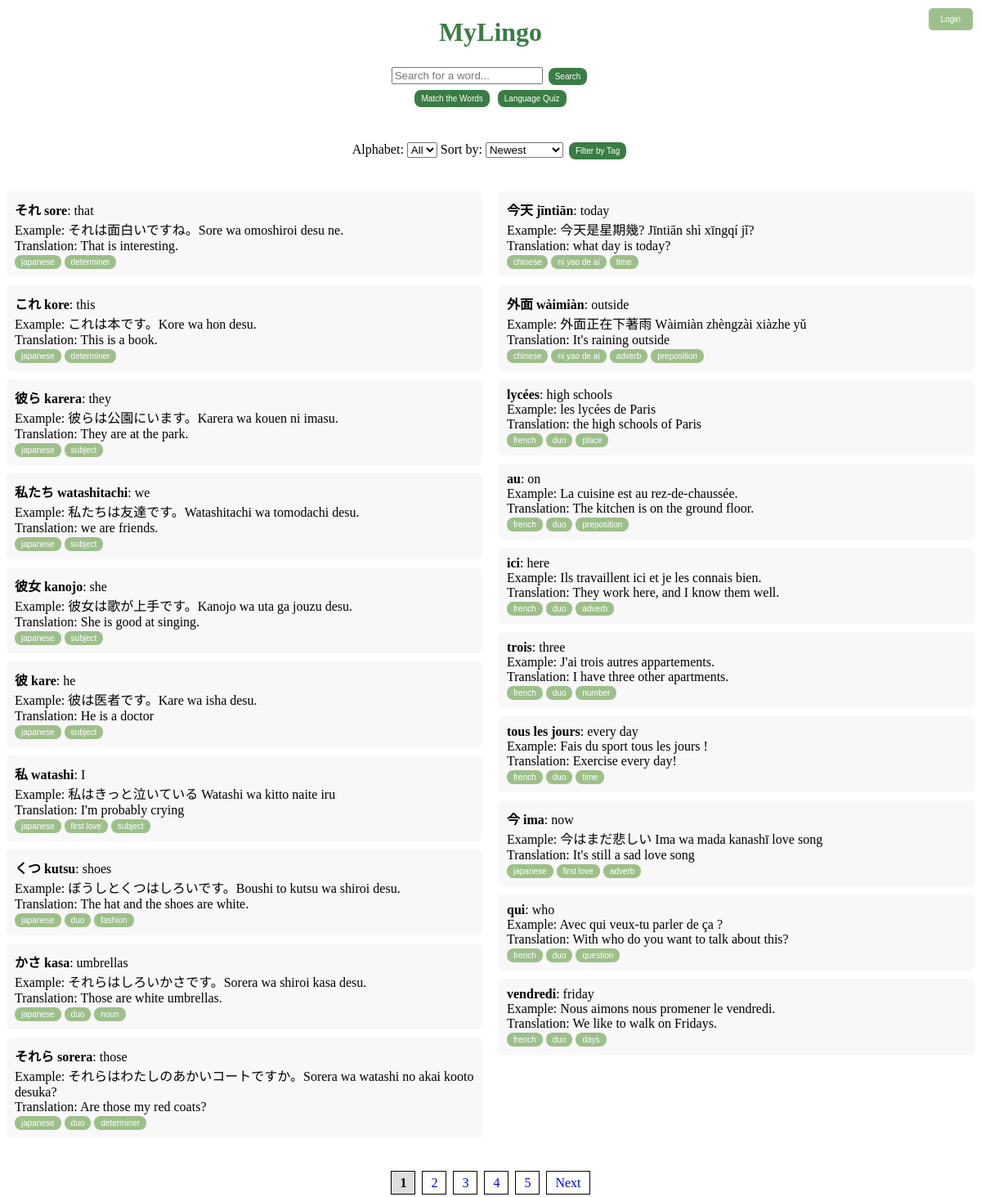
The page / on the database its author committed.
### tables this page shows
CREATE TABLE vocabulary (
                    id INTEGER PRIMARY KEY AUTOINCREMENT,
                    word TEXT NOT NULL,
                    meaning TEXT,
                    example TEXT,
                    translation TEXT,
                    tags TEXT);

### app.py (the view)
@app.route('/')
def index():
    db = get_db()
    cursor = db.cursor()
    selected_alphabet = request.args.get("alphabet", "")
    selected_tags = request.args.getlist("tags")
    selected_sort = request.args.get("sort", "newest")
    page = int(request.args.get("page", 1))  # Default to page 1
    words_per_page = 20  # Limit words per page
    query = "SELECT * FROM vocabulary"
    conditions = []
    if selected_alphabet:
        conditions.append(f"word LIKE '{selected_alphabet}%'")
    if selected_tags:
        tag_conditions = " AND ".join(f"tags LIKE '%{tag}%'" for tag in selected_tags)
        conditions.append(f"({tag_conditions})")
    if conditions:
        query += " WHERE " + " AND ".join(conditions)
    if selected_sort == "oldest":
        query += " ORDER BY id ASC"
    elif selected_sort == "alphabet":
        query += " ORDER BY word ASC"
    else:  # Default: newest
        query += " ORDER BY id DESC"
    cursor.execute(query)
    total_words = len(cursor.fetchall())
    offset = (page - 1) * words_per_page
    query += f" LIMIT {words_per_page} OFFSET {offset}"
    cursor.execute(query)
    words = cursor.fetchall()
    total_pages = math.ceil(total_words / words_per_page)
    cursor.execute("SELECT tags FROM vocabulary")
    all_tags = cursor.fetchall()
    tag_count = {}  # Dictionary to store tag counts
    tag_set = set()
    for row in all_tags:
        if row["tags"]:
            tag_list = [tag.strip() for tag in row["tags"].split(",") if tag.strip()]
            for tag in tag_list:
                tag_set.add(tag)
                tag_count[tag] = tag_count.get(tag, 0) + 1  # Count occurrences
    db.close()
    return render_template(
        'index.html',
        words=words,
        tags=sorted(tag_set),  # ✅ Ensure tag_set is defined
        tag_count=tag_count,
        selected_alphabet=selected_alphabet,
        selected_tags=selected_tags,
        selected_sort=selected_sort,
        page=page,  # ✅ Fixed missing comma
        total_pages=total_pages
    )

### app.py (called while the page is built)
def get_db():
    conn = sqlite3.connect("database.db")
    conn.row_factory = sqlite3.Row  # Enables dictionary-like access
    return conn

### templates/index.html (shortened to what this page needs)
<!DOCTYPE html>
<html>
<head>
    <link rel="stylesheet" href="{{ url_for('static', filename='style.css') }}">
</head>
<body>
    <h1><a href="{{ url_for('index') }}" style="text-decoration: none; color: inherit;">MyLingo</a></h1>
    <div id="login-container">
        {% if current_user.is_authenticated %}
            <p>Welcome, {{ current_user.username }}!</p>
            <a href="{{ url_for('logout') }}"><button id="logout-btn">Logout</button></a>
        {% else %}
            <button id="login-button">Login</button>
        {% endif %}
    </div>
    <form action="/search" method="get">
        <input type="text" name="query" placeholder="Search for a word..." required>
        <button type="submit" class="main-btn">Search</button>
    </form>
    <div class="center-container">
        <a href="{{ url_for('game') }}">
            <button class="main-btn">Match the Words</button></a>
        <a href="{{ url_for('quiz') }}">
            <button class="main-btn">Language Quiz</button>
        </a>
    </div>
    <form method="GET" action="/" style="margin-bottom: 20px;">
        <label for="alphabet-filter">Alphabet:</label>
        <select name="alphabet" id="alphabet-filter" onchange="this.form.submit()">
            <option value="">All</option>
        </select>
        <label for="sort-filter">Sort by:</label>
        <select name="sort" id="sort-filter" onchange="this.form.submit()">
            <option value="newest" {% if selected_sort == "newest" %}selected{% endif %}>Newest</option>
        </select>
        <button class="main-btn" id="filterButton" type="button">Filter by Tag</button>
    </form>
    <div class="word-container">
        <ul class="word-list">
            {% for word in words[:10] %}
                <li class="word-item">
                    <strong>{{ word["word"] }}</strong>: {{ word["meaning"] }}
                    <br> Example: {{ word["example"] }}
                    <br> Translation: {{ word["translation"] }}
                    <br>
                    {% if word['tags'] %}
                        {% for tag in word['tags'].split(',') %}
                            <a href="?page=1&tag={{ tag.strip() }}&alphabet={{ selected_alphabet }}&sort={{ selected_sort }}">
                                <button class="tag-btn tag tag.selected">{{ tag.strip() }}</button></a>
                        {% endfor %}
                    {% endif %}
                </li>
            {% endfor %}
        </ul>
        <ul class="word-list">
            {% for word in words[10:20] %}
                <li class="word-item">
                    <strong>{{ word["word"] }}</strong>: {{ word["meaning"] }}
                    <br> Example: {{ word["example"] }}
                    <br> Translation: {{ word["translation"] }}
                    <br>
                    {% if word['tags'] %}
                        {% for tag in word['tags'].split(',') %}
                            <a href="/filter?tag={{ tag.strip() }}">
                                <button class="tag-btn tag tag.selected">{{ tag.strip() }}</button></a>
                        {% endfor %}
                    {% endif %}
                </li>
            {% endfor %}
        </ul>
    </div>
    <div class="pagination">
        {% for p in range(1, total_pages + 1) %}
            {% if p == page %}
                <a class="active">{{ p }}</a>
            {% else %}
                <a href="?page={{ p }}&alphabet={{ selected_alphabet }}&tag={{ selected_tag }}&sort={{ selected_sort }}">{{ p }}</a>
            {% endif %}
        {% endfor %}
        {% if page < total_pages %}
            <a href="?page={{ page+1 }}&alphabet={{ selected_alphabet }}&tag={{ selected_tag }}&sort={{ selected_sort }}">Next</a>
        {% endif %}
    </div>
</body>
</html>

### static/style.css (style rules this page uses)
h1 { text-align: center; color: #3A7D44 }
button { color: white; border: none; padding: 5px 8px; cursor: pointer; font-size: 10px; border-radius: 8px; }
#login-container { position: absolute; top: 10px; right: 10px; }
#login-button { background-color: #9DC08B; color: white; padding: 8px 15px; border: none; border-radius: 5px; cursor: pointer; }
.main-btn { background-color: #3A7D44; margin: 3px; }
.tag,.tag-btn,.edit-btn,.delete-btn { background-color: #9DC08B; padding: 3px 8px; }
form { text-align: center; }
.center-container { justify-content: center; align-items: center; flex-direction: row; text-align: center; width: 100%; height: 8vh; }
.word-container { display: flex; justify-content: space-between; gap: 20px; }
.word-list { width: 50%; list-style-type: none; padding: 0; }
.word-item { background: #f8f8f8; padding: 10px; margin-bottom: 10px; border-radius: 5px; }
.pagination { text-align: center; margin-top: 20px; }
.pagination a { padding: 5px 10px; margin: 2px; border: 1px solid #000; text-decoration: none; }
.pagination .active { font-weight: bold; background: #ddd; }

### rows shown on the page
vocabulary: word "それ sore", meaning "that", example "それは面白いですね。Sore wa omoshiroi desu ne.", translation "That is interesting.", strip "japanese" "determiner"
vocabulary: word "これ kore", meaning "this", example "これは本です。Kore wa hon desu.", translation "This is a book.", strip "japanese" "determiner"
vocabulary: word "彼ら karera", meaning "they", example "彼らは公園にいます。Karera wa kouen ni imasu.", translation "They are at the park.", strip "japanese" "subject"
vocabulary: word "私たち watashitachi", meaning "we", example "私たちは友達です。Watashitachi wa tomodachi desu.", translation "we are friends.", strip "japanese" "subject"
vocabulary: word "彼女 kanojo", meaning "she", example "彼女は歌が上手です。Kanojo wa uta ga jouzu desu.", translation "She is good at singing.", strip "japanese" "subject"
vocabulary: word "彼 kare", meaning "he", example "彼は医者です。Kare wa isha desu.", translation "He is a doctor", strip "japanese" "subject"
vocabulary: word "私 watashi", meaning "I", example "私はきっと泣いている Watashi wa kitto naite iru", translation "I'm probably crying", strip "japanese" "first love" "subject"
vocabulary: word "くつ kutsu", meaning "shoes", example "ぼうしとくつはしろいです。Boushi to kutsu wa shiroi desu.", translation "The hat and the shoes are white.", strip "japanese" "duo" "fashion"
vocabulary: word "かさ kasa", meaning "umbrellas", example "それらはしろいかさです。Sorera wa shiroi kasa desu.", translation "Those are white umbrellas.", strip "japanese" "duo" "noun"
vocabulary: word "それら sorera", meaning "those", example "それらはわたしのあかいコートですか。Sorera wa watashi no akai kooto desuka?", translation "Are those my red coats?", strip "japanese" "duo" "determiner"
vocabulary: word "今天 jīntiān", meaning "today", example "今天是星期幾? Jīntiān shì xīngqí jǐ?", translation "what day is today?", strip "chinese" "ni yao de ai" "time"
vocabulary: word "外面 wàimiàn", meaning "outside", example "外面正在下著雨 Wàimiàn zhèngzài xiàzhe yǔ", translation "It's raining outside", strip "chinese" "ni yao de ai" "adverb" "preposition"
vocabulary: word "lycées", meaning "high schools", example "les lycées de Paris", translation "the high schools of Paris", strip "french" "duo" "place"
vocabulary: word "au", meaning "on", example "La cuisine est au rez-de-chaussée.", translation "The kitchen is on the ground floor.", strip "french" "duo" "preposition"
vocabulary: word "ici", meaning "here", example "Ils travaillent ici et je les connais bien.", translation "They work here, and I know them well.", strip "french" "duo" "adverb"
vocabulary: word "trois", meaning "three", example "J'ai trois autres appartements.", translation "I have three other apartments.", strip "french" "duo" "number"
vocabulary: word "tous les jours", meaning "every day", example "Fais du sport tous les jours !", translation "Exercise every day!", strip "french" "duo" "time"
vocabulary: word "今 ima", meaning "now", example "今はまだ悲しい Ima wa mada kanashī love song", translation "It's still a sad love song", strip "japanese" "first love" "adverb"
vocabulary: word "qui", meaning "who", example "Avec qui veux-tu parler de ça ?", translation "With who do you want to talk about this?", strip "french" "duo" "question"
vocabulary: word "vendredi", meaning "friday", example "Nous aimons nous promener le vendredi.", translation "We like to walk on Fridays.", strip "french" "duo" "days"

### other values the page prints
{{ p }} "1"
{{ p }} "2" "3" "4" "5"
